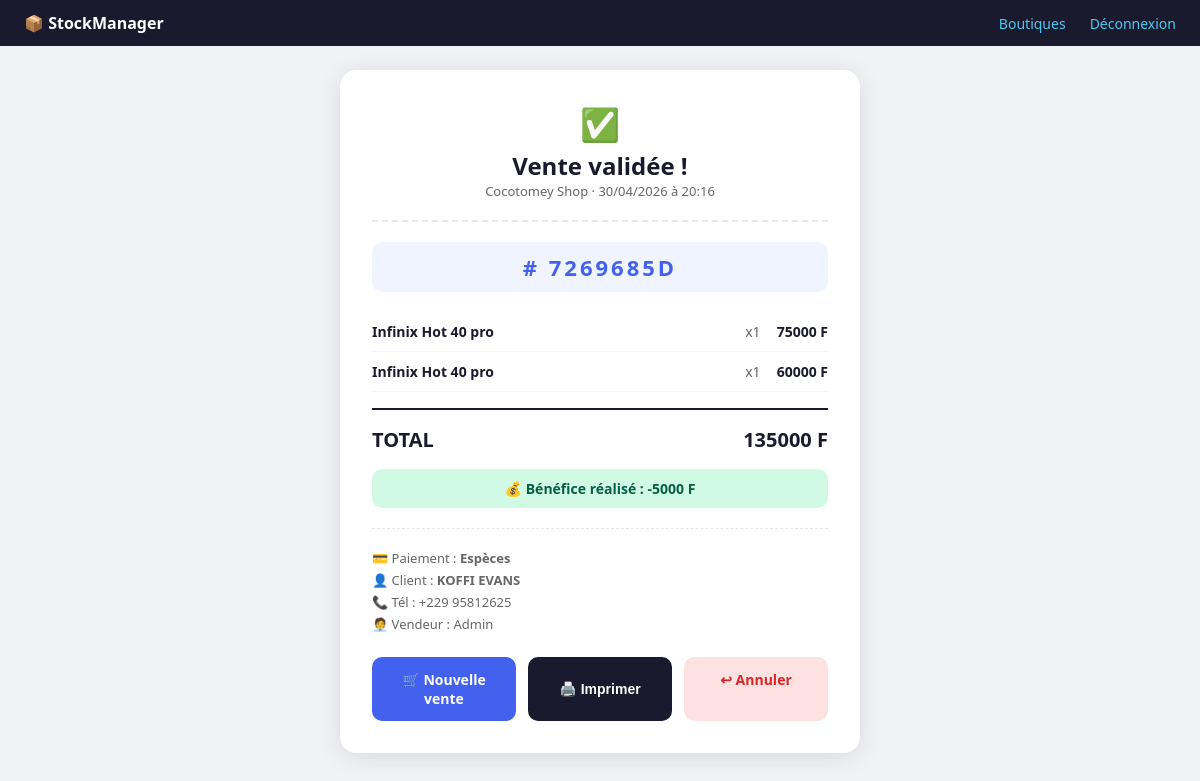
Screenshot of /ventes/1/ (signed in) with the database file from the repository.
### stock/models.py (models this page shows, shortened)
class Boutique(models.Model):
    nom = models.CharField(max_length=100)
    adresse = models.CharField(max_length=255, blank=True)
    telephone = models.CharField(max_length=20, blank=True)
    proprietaire = models.ForeignKey(
        User,
        on_delete=models.CASCADE,
        related_name='boutiques'
    )
    date_creation = models.DateTimeField(auto_now_add=True)
    est_active = models.BooleanField(default=True)
    class Meta:
        verbose_name = "Boutique"
        ordering = ['nom']

class Vente(models.Model):
    PAIEMENT_CHOICES = [
        ('especes', 'Espèces'),
        ('mobile_money', 'Mobile Money'),
        ('virement', 'Virement'),
        ('credit', 'Crédit'),
    ]
    reference = models.UUIDField(default=uuid.uuid4, editable=False, unique=True)
    boutique = models.ForeignKey(Boutique, on_delete=models.PROTECT, related_name='ventes')
    vendeur = models.ForeignKey(User, on_delete=models.PROTECT, related_name='ventes')
    date_vente = models.DateTimeField(auto_now_add=True)
    mode_paiement = models.CharField(max_length=20, choices=PAIEMENT_CHOICES, default='especes')
    nom_client = models.CharField(max_length=100, blank=True)
    telephone_client = models.CharField(max_length=20, blank=True)
    notes = models.TextField(blank=True)
    class Meta:
        verbose_name = "Vente"
        ordering = ['-date_vente']
    @property
    def montant_total(self):
        return sum(ligne.montant_total for ligne in self.lignes.all())
    @property
    def benefice_total(self):
        return sum(ligne.benefice for ligne in self.lignes.all())

class LigneVente(models.Model):
    vente = models.ForeignKey(Vente, on_delete=models.CASCADE, related_name='lignes')
    stock = models.ForeignKey(StockBoutique, on_delete=models.PROTECT, related_name='lignes_vente')
    imei = models.OneToOneField(
        SmartphoneIMEI,
        on_delete=models.SET_NULL,
        null=True, blank=True,
        related_name='ligne_vente'
    )
    quantite = models.PositiveIntegerField(default=1)
    prix_achat_unitaire = models.DecimalField(max_digits=10, decimal_places=0)
    prix_vente_unitaire = models.DecimalField(max_digits=10, decimal_places=0)
    class Meta:
        verbose_name = "Ligne de Vente"
    @property
    def montant_total(self):
        return self.quantite * self.prix_vente_unitaire
    @property
    def benefice(self):
        return self.quantite * (self.prix_vente_unitaire - self.prix_achat_unitaire)

class StockBoutique(models.Model):
    produit = models.ForeignKey(Produit, on_delete=models.CASCADE, related_name='stocks')
    boutique = models.ForeignKey(Boutique, on_delete=models.CASCADE, related_name='stocks')
    quantite = models.PositiveIntegerField(default=0)
    prix_achat = models.DecimalField(
        max_digits=10, decimal_places=0,
        validators=[MinValueValidator(0)],
        help_text="Prix d'achat moyen en FCFA"
    )
    prix_vente_suggere = models.DecimalField(
        max_digits=10, decimal_places=0,
        validators=[MinValueValidator(0)],
        help_text="Prix conseillé au vendeur"
    )
    date_dernier_arrivage = models.DateField(null=True, blank=True)
    class Meta:
        unique_together = ('produit', 'boutique')
        verbose_name = "Stock Boutique"

class Produit(models.Model):
    TYPE_CHOICES = [
        ('smartphone', 'Smartphone'),
        ('accessoire', 'Accessoire'),
        ('tablette', 'Tablette'),
        ('autre', 'Autre'),
    ]
    nom = models.CharField(max_length=200)
    marque = models.ForeignKey(Marque, on_delete=models.PROTECT, related_name='produits')
    categorie = models.ForeignKey(Categorie, on_delete=models.PROTECT, related_name='produits')
    type_produit = models.CharField(max_length=20, choices=TYPE_CHOICES, default='smartphone')
    description = models.TextField(blank=True)
    image = models.ImageField(upload_to='produits/', blank=True, null=True)
    seuil_alerte = models.PositiveIntegerField(
        default=3,
        help_text="Alerte si le stock tombe en dessous de ce seuil"
    )
    class Meta:
        verbose_name = "Produit"
        ordering = ['marque__nom', 'nom']
    def __str__(self):
        return f"{self.marque} {self.nom}"

class Marque(models.Model):
    nom = models.CharField(max_length=50, unique=True)
    logo = models.ImageField(upload_to='marques/', blank=True, null=True)
    def __str__(self):
        return self.nom

### stock/views.py (the view)
# urls.py: path('ventes/<int:vente_id>/', views.vente_detail, name='vente_detail'),
@login_required
def vente_detail(request, vente_id):
    boutique = get_boutique_active(request)
    vente = get_object_or_404(Vente, id=vente_id, boutique=boutique)
    return render(request, 'stock/vente_succes.html', {
        'vente': vente,
        'boutique': boutique,
    })

### stock/models.py (called while the page is built)
    @property
    def est_proprietaire(self):
        return self.role == 'proprietaire'

### stock/views.py (called while the page is built)
def get_boutique_active(request):
    from .models import Boutique
    boutique_id = request.session.get('boutique_active_id')
    if not boutique_id:
        return None
    return Boutique.objects.filter(id=boutique_id).first()

### stock/templates/stock/vente_succes.html (shortened to what this page needs)
{% extends 'stock/base.html' %}
{% block content %}
<div class="recu">
    <div class="recu-header">
        <h1>✅</h1>
        <h2>Vente validée !</h2>
        <p>{{ boutique.nom }} · {{ vente.date_vente|date:"d/m/Y à H:i" }}</p>
    </div>
    <div class="recu-ref"># {{ vente.reference|stringformat:"s"|slice:":8"|upper }}</div>
    {% for ligne in vente.lignes.all %}
    <div class="recu-ligne">
        <div class="produit">
            <strong>{{ ligne.stock.produit }}</strong>
        </div>
        <span class="qty">x{{ ligne.quantite }}</span>
        <span class="montant">{{ ligne.montant_total|floatformat:0 }} F</span>
    </div>
    {% endfor %}
    <div class="recu-total">
        <span>TOTAL</span>
        <span>{{ vente.montant_total|floatformat:0 }} F</span>
    </div>
    <div class="benefice-badge">
        💰 Bénéfice réalisé : {{ vente.benefice_total|floatformat:0 }} F
    </div>
    <div class="recu-meta">
        <p>💳 Paiement : <strong>{{ vente.get_mode_paiement_display }}</strong></p>
        {% if vente.nom_client %}<p>👤 Client : <strong>{{ vente.nom_client }}</strong></p>{% endif %}
        {% if vente.telephone_client %}<p>📞 Tél : {{ vente.telephone_client }}</p>{% endif %}
        <p>🧑‍💼 Vendeur : {{ vente.vendeur.get_full_name|default:vente.vendeur.username }}</p>
    </div>
    <div class="actions">
        <a href="{% url 'pos' %}" class="btn btn-primary">🛒 Nouvelle vente</a>
        <button onclick="window.print()" class="btn btn-print">🖨️ Imprimer</button>
        <a href="{% url 'vente_annuler' vente.id %}" class="btn btn-danger">↩ Annuler</a>
    </div>
</div>
{% endblock %}

### stock/templates/stock/base.html (style rules this page uses)
* { box-sizing: border-box; margin: 0; padding: 0; }
body { font-family: 'Segoe UI', sans-serif; background: #f0f2f5; color: #1a1a2e; }

### stock/templates/stock/vente_succes.html (style rules this page uses)
.recu { background:white; border-radius:16px; padding:32px; max-width:520px; margin:0 auto; box-shadow:0 4px 24px rgba(0,0,0,.1); }
.recu-header { text-align:center; border-bottom:2px dashed #e5e7eb; padding-bottom:20px; margin-bottom:20px; }
.recu-header h1 { font-size:32px; margin-bottom:4px; }
.recu-header p { color:#666; font-size:13px; }
.recu-ref { background:#f0f4ff; border-radius:10px; padding:10px 16px; text-align:center; font-size:22px; font-weight:700; color:#4361ee; letter-spacing:3px; margin-bottom:20px; }
.recu-ligne { display:flex; justify-content:space-between; padding:10px 0; border-bottom:1px solid #f5f5f5; font-size:14px; }
.recu-ligne .produit { flex:1; }
.recu-ligne .qty { color:#666; margin:0 16px; }
.recu-ligne .montant { font-weight:600; }
.recu-total { display:flex; justify-content:space-between; font-size:20px; font-weight:700; margin-top:16px; padding-top:16px; border-top:2px solid #1a1a2e; }
.recu-meta { margin-top:20px; padding-top:16px; border-top:1px dashed #e5e7eb; font-size:13px; color:#666; }
.recu-meta p { margin:4px 0; }
.benefice-badge { background:#d1fae5; color:#065f46; border-radius:10px; padding:10px 16px; text-align:center; margin-top:16px; font-size:14px; font-weight:600; }
.actions { display:flex; gap:12px; margin-top:24px; flex-wrap:wrap; }
.btn { flex:1; padding:13px; border:none; border-radius:10px; font-size:14px; cursor:pointer; font-weight:600; text-decoration:none; text-align:center; }
.btn-primary { background:#4361ee; color:white; }
.btn-print { background:#1a1a2e; color:white; }
.btn-danger { background:#fee2e2; color:#dc2626; }

### rows the page displays
Boutique: nom "Cocotomey Shop"
Vente: date_vente "30/04/2026 à 20:16", reference "7269685D", montant_total "135000", benefice_total "-5000", mode_paiement "Espèces", nom_client "KOFFI EVANS", telephone_client "+229 95812625", vendeur.get_full_name "Admin"
LigneVente: stock.produit "Infinix Hot 40 pro", quantite "1", montant_total "75000"
LigneVente: stock.produit "Infinix Hot 40 pro", quantite "1", montant_total "60000"
